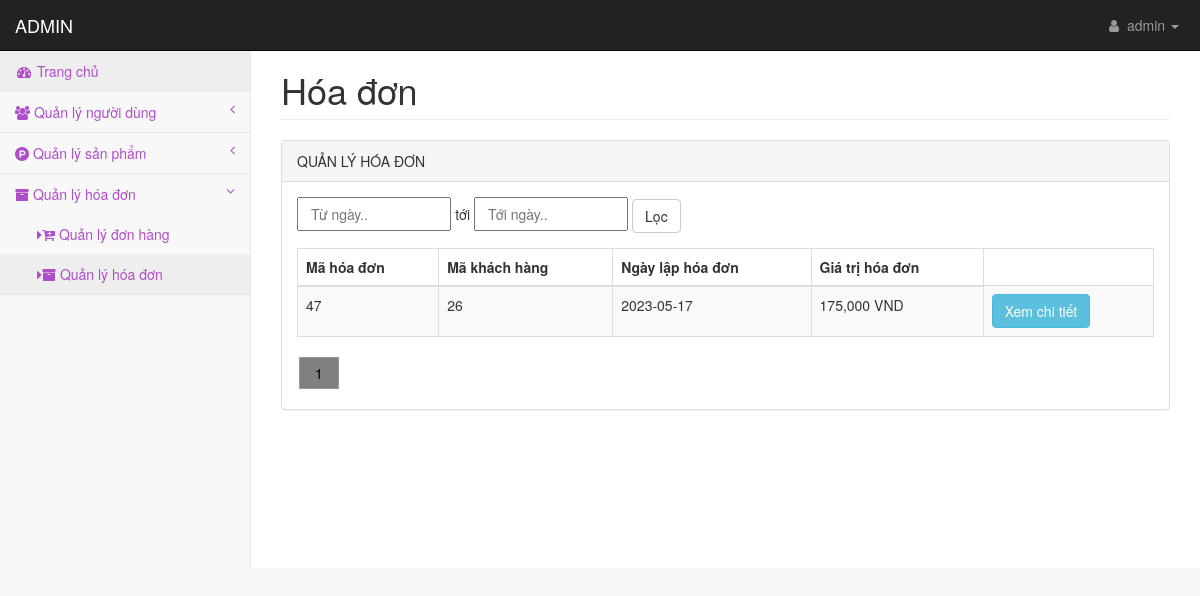
Screenshot of /admin/pages/hoadonlist.php (signed in) with the database file from the repository.
### tables this page shows
CREATE TABLE `tbl_hoadon` (
  `maHoaDon` int(11) NOT NULL,
  `maKhachHang` int(11) NOT NULL,
  `ngayDat` date NOT NULL,
  `giaTriHD` int(11) NOT NULL
);

### admin/lib/database.php (called while the page is built, shortened)
<?php
Class Database{
   public $host   = DB_HOST;
   public $user   = DB_USER;
   public $pass   = DB_PASS;
   public $dbname = DB_NAME;
   public $link;
private function connectDB(){
   $this->link = new mysqli($this->host, $this->user, $this->pass,
    $this->dbname);
 }
public function select($query){
  $result = $this->link->query($query) or
   die($this->link->error.__LINE__);
  if($result->num_rows > 0){
    return $result;
  } else {
    return false;
  }
 }
}

### admin/classes/hoadon.php (called while the page is built, shortened)
<?php
    require_once '../lib/database.php';
?>
<?php
    class hoadon
    {
        private $db;
        public function __construct()
        {
            $this->db = new Database();
        }
        public function show_hoadonPhanTrang()
        {
            $sanPhamTungTrang = 10;
            if (!isset($_GET['trang'])){
                    $trang = 1;
            }else{
                    $trang = $_GET['trang'];
            }
            $tungTrang = ($trang - 1) * $sanPhamTungTrang;
           if (isset($_GET['wordSearch']) && !empty($_GET['wordSearch']) ){
                if (isset($_GET['timTheo']) && !empty($_GET['timTheo']) ){
                    $wordSearch = $_GET['wordSearch'];
                    $timTheo = $_GET['timTheo'];
                    if ($timTheo == "Mã hóa đơn"){
                        $query = "SELECT * FROM tbl_hoadon WHERE maHoaDon LIKE '%$wordSearch%' ORDER BY maHoaDon DESC LIMIT $tungTrang, $sanPhamTungTrang ";
                    }
                    if ($timTheo == "Mã khách hàng"){
                        $query = "SELECT * FROM tbl_hoadon WHERE maKhachHang LIKE '%$wordSearch%' ORDER BY maHoaDon DESC LIMIT $tungTrang, $sanPhamTungTrang";
                    }
                    if ($timTheo == "Ngày lập hóa đơn"){
                        $query = "SELECT * FROM tbl_hoadon WHERE ngayDat LIKE '%$wordSearch%' ORDER BY maHoaDon DESC LIMIT $tungTrang, $sanPhamTungTrang  ";
                    }
                }
            }else{
                    $query = "SELECT * FROM tbl_hoadon ORDER BY maHoaDon DESC LIMIT $tungTrang, $sanPhamTungTrang ";
            }
            $result = $this->db->select($query);
            return $result;
        }
        public function getAllHoaDon()
        {
            if (isset($_GET['wordSearch']) && !empty($_GET['wordSearch']) ){
                if (isset($_GET['timTheo']) && !empty($_GET['timTheo']) ){
                    $wordSearch = $_GET['wordSearch'];
                    $timTheo = $_GET['timTheo'];
                    if ($timTheo == "Mã hóa đơn"){
                        $query = "SELECT * FROM tbl_hoadon WHERE maHoaDon LIKE '%$wordSearch%' ORDER BY maHoaDon DESC  ";
                    }
                    if ($timTheo == "Mã khách hàng"){
                        $query = "SELECT * FROM tbl_hoadon WHERE maKhachHang LIKE '%$wordSearch%' ORDER BY maHoaDon DESC ";
                    }
                    if ($timTheo == "Ngày lập hóa đơn"){
                        $query = "SELECT * FROM tbl_hoadon WHERE ngayDat LIKE '%$wordSearch%' ORDER BY maHoaDon DESC   ";
                    }
                }
            }else{
                    $query = "SELECT * FROM tbl_hoadon ORDER BY maHoaDon DESC ";
            }
            $result = $this->db->select($query);
            return $result;
        }
    }
?>

### admin/pages/hoadonlist.php (the view, shortened to what this page needs)
<?php
    include 'header.php';
?>
<?php  include_once '../classes/hoadon.php' ?>
<?php
    $hoadon = new hoadon();
?>
            <div id="page-wrapper">
                <div class="container-fluid">
                    <div class="row">
                        <div class="col-lg-12">
                            <h1 class="page-header">Hóa đơn</h1>
                        </div>
                    </div>
                    <div class="row">
                        <div class="col-lg-12">
                            <div class="panel panel-default">
                                <div class="panel-heading">
                                    QUẢN LÝ HÓA ĐƠN
                                </div>
                                <div class="panel-body">
                                    <form action="" method="get" style="margin-bottom: 15px;">
                                       <input type="text" name="ngaytruoc" placeholder="Từ ngày.." id="datepicker1" value="<?php if (isset($_GET['ngaytruoc'])) echo $_GET['ngaytruoc'] ?>" style="width: 18%;height: 34px;padding: 6px 12px;font-size: 14px;">
                                       <span> tới </span>
                                       <input type="text" name="ngaysau" placeholder="Tới ngày.." id="datepicker2" value="<?php if (isset($_GET['ngaysau'])) echo $_GET['ngaysau'] ?>" style="width: 18%;height: 34px;padding: 6px 12px;font-size: 14px;">
                                        <input type="submit" name="action" value="Lọc" class="btn btn-default" >
                                    </form>
                                    <div class="table-responsive">
                                        <table class="table table-striped table-bordered table-hover">
                                            <thead>
                                                <tr>
                                                    <th>Mã hóa đơn</th>
                                                    <th>Mã khách hàng</th>
                                                    <th>Ngày lập hóa đơn</th>
                                                    <th>Giá trị hóa đơn</th>
                                                </tr>
                                            </thead>
                                            <tbody>
                                                <?php
                                                    $hoadonlist = $hoadon->show_hoadonPhanTrang();
                                                    if ($hoadonlist){
                                                        while ($resultHD = $hoadonlist->fetch_assoc()){
                                                ?>
                                                <tr class="odd gradeX">
                                                    <td><?php echo $resultHD['maHoaDon']; ?></td>
                                                    <td><?php echo $resultHD['maKhachHang']; ?></td>
                                                    <td><?php echo $resultHD['ngayDat']; ?></td>
                                                    <td><?php echo number_format($resultHD['giaTriHD']); ?> VND</td>
                                                    <td>
                                                        <a href="chitiethoadon.php?maHoaDon=<?php echo $resultHD['maHoaDon'] ?>"><button type="button" class="btn btn-info" id="btnShow" >Xem chi tiết</button>
                                                            </a>
                                                    </td>
                                                </tr>
                                                <?php
                                                    }
                                                }
                                                ?>
                                            </tbody>
                                        </table>
                                        <div class="phanTrang">
                                            <?php
                                                    $donhangAll = $hoadon->getAllHoaDon();
                                                    if (mysqli_num_rows($donhangAll) == 0){
                                                        echo "<script>alert('Không tìm thấy dữ liệu!'); history.back();</script>";
                                                    }else{
                                                        $donhangCount = mysqli_num_rows($donhangAll);
                                                    }
                                                    $donhangButton = ceil($donhangCount/10);
                                                    if (!isset($_GET['trang'])){
                                                        $trangHienTai = 1;
                                                    }else{
                                                        $trangHienTai = $_GET['trang'];
                                                    }
                                                    if (isset($_GET['wordSearch'])  && !empty($_GET['wordSearch']) ){
                                                         $wordSearch = $_GET['wordSearch'];
                                                         $timTheo = $_GET['timTheo'];
                                                        if ($trangHienTai > 1 && $donhangButton > 1){
                                                            echo '<a href="?wordSearch='.$wordSearch.'&search=Tìm+kiếm&timTheo='.$timTheo.'$trang='.($trangHienTai - 1).' " ><i class="fa fa-angle-double-left"></i> Trang trước</a>';
                                                        }
                                                        for ($i = 1; $i <= $donhangButton; $i++ ){
                                                            if ($i == $trangHienTai ){
                                                                echo '<a href="?wordSearch='.$wordSearch.'&search=Tìm+kiếm&timTheo='.$timTheo.'&trang='.$i.' " style="background-color: grey;">' .$i. '</a>';
                                                            }else{
                                                                echo '<a href="?wordSearch='.$wordSearch.'&search=Tìm+kiếm&timTheo='.$timTheo.'&trang='.$i.' ">' .$i. '</a>';
                                                            }
                                                        }
                                                        if ($trangHienTai < $donhangButton && $donhangButton > 1){
                                                            echo '<a href="?wordSearch='.$wordSearch.'&search=Tìm+kiếm&timTheo='.$timTheo.'&trang='.($trangHienTai + 1).' ">Trang sau <i class="fa fa-angle-double-right"></i></a>';
                                                        }
                                                    }else{
                                                        for ($i = 1; $i <= $donhangButton; $i++ ){
                                                            if ($i == $trangHienTai ){
                                                                echo '<a href="?trang='.$i.' " style="background-color: grey;">' .$i. '</a>';
                                                            }else{
                                                                echo '<a href="?trang='.$i.' ">' .$i. '</a>';
                                                            }
                                                        }
                                                    }
                                                ?>
                                        </div>
                                    </div>
                                </div>
                            </div>
                        </div>
                    </div>
                                </div>
                            </div>
                        </div>
    </body>
</html>

### admin/css/startmin.css (style rules this page uses)
body { background-color: #f8f8f8; }
#page-wrapper { padding-top: 30px; min-height: 568px; background-color: #fff; }
@media (min-width:768px) { #page-wrapper { position: inherit; margin-left: 250px; padding: 30px 15px 0 15px; border-left: 1px solid #e7e7e7; } }

### admin/pages/hoadonlist.php (style rules this page uses)
.phanTrang a { text-decoration: none; cursor: pointer; color: black; float: left; padding: 5px 15px; border: 1px solid #999499; margin: 0px 2px 5px; }

### rows the page displays
tbl_hoadon: maHoaDon "47", maKhachHang "26", ngayDat "2023-05-17", giaTriHD "175,000"

### other values shown
Session::get('tenNguoiQuanTri') "admin"
